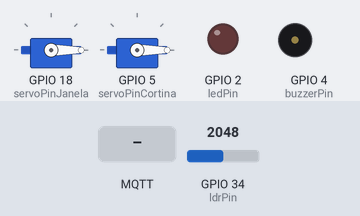
The sketch below on a simulated ESP32. On the bench: 2 × servo, output pins drawn as LEDs (lit = HIGH), buzzer (waves = sounding). The test bench sets the inputs (shaded band); at power-on: GPIO 34 (ldrPin) = 2048. WiFi joins after 1.5 s; servers stay silent unless stated; random numbers use the default seed unless the sketch sets one; no MQTT or app messages arrive unless stated; what the sketch prints to the serial monitor is not drawn.

Above: at 2.7 s.
2.8 s: MQTT message "1" arrives on the second subscribed topic
At 3.4 s:
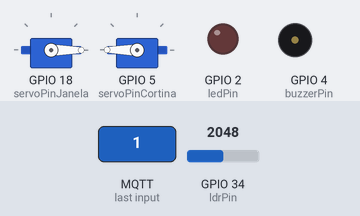
11.5 s: MQTT message "1" arrives on the first subscribed topic
At 12.2 s:
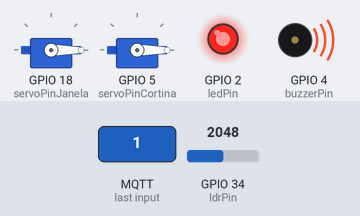
21.5 s: MQTT message "1" arrives on the second subscribed topic
At 31.2 s:
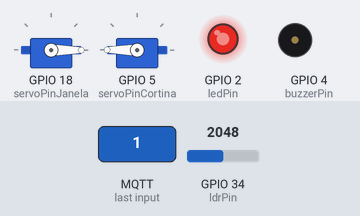
31.5 s: MQTT message "1" arrives on the first subscribed topic
At 32.2 s:
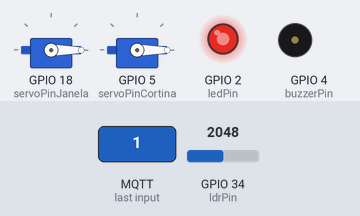
Timing chart, 0 to 51.5 s (numbered marks = the images above; inputs shaded):
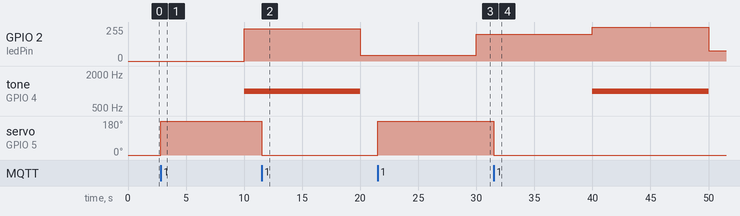

The sketch:

sketch.ino
```cpp
#include <WiFi.h>
#include <PubSubClient.h>
#include <ArduinoJson.h>
#include <ESP32Servo.h>

const char* ssid = "Wokwi-GUEST";
const char* password = "";
const char* mqtt_server = "broker.emqx.io";

const char* topicSubscribeAuto = "IPB/IoT/Lab/AirQuality";           // Tópico automático (temp, IAQ)
const char* topicSubscribeManual = "IPB/IoT/Lab/Actuators/ManualState"; // Tópico manual
const char* topicPublish = "IPB/IoT/Lab/Actuators/State";

WiFiClient espClient;
PubSubClient client(espClient);

unsigned long lastPublishTime = 0;
const unsigned long publishInterval = 10000;  // 10 segundos

// Estados manuais
int estadoManualJanela = 0;
int estadoManualCortina = 0;
int estadoManualAC = 0;

// Estados automáticos para AC
int estadoAutomaticoAC = 0;  // 0 = desligado, 1 = aquecer, 2 = arrefecer, 3 = ventilar

bool manualAtivo = false;

int currentEstadoJanela = 1;
int currentEstadoCortina = 1;
int currentEstadoAC = 0;

const int buzzerPin = 4;
const int ledPin = 2;
const int ldrPin = 34;
const int servoPinJanela = 18;
const int servoPinCortina = 5;

int lotacao = 0;
int brilho = 0;

Servo servoJanela;
Servo servoCortina;

int estadoStrToNum(const char* estadoStr, const char* tipo) {
  if (strcmp(estadoStr, "") == 0 || strcmp(estadoStr, "automático") == 0) return 0;

  if (strcmp(tipo, "janela") == 0) {
    if (strcmp(estadoStr, "fechada") == 0) return 1;
    if (strcmp(estadoStr, "semi-aberta") == 0) return 2;
    if (strcmp(estadoStr, "aberta") == 0) return 3;
  }
  if (strcmp(tipo, "cortina") == 0) {
    if (strcmp(estadoStr, "baixa") == 0) return 1;
    if (strcmp(estadoStr, "média") == 0) return 2;
    if (strcmp(estadoStr, "alta") == 0) return 3;
  }
  if (strcmp(tipo, "ac") == 0) {
    if (strcmp(estadoStr, "desligado") == 0) return 0;
    if (strcmp(estadoStr, "aquecer") == 0) return 1;
    if (strcmp(estadoStr, "arrefecer") == 0) return 2;
    if (strcmp(estadoStr, "ventilar") == 0) return 3;
  }
  return 0;
}

void setup_wifi() {
  delay(10);
  Serial.println();
  Serial.print("Connecting to ");
  Serial.println(ssid);

  WiFi.begin(ssid, password);
  while (WiFi.status() != WL_CONNECTED) {
    delay(250);
    Serial.print(".");
  }
  Serial.println("\nWiFi connected");
  Serial.print("IP address: ");
  Serial.println(WiFi.localIP());
}

void updateServoPositionJanela(int estado) {
  int angle = 0;
  switch (estado) {
    case 1: angle = 0; break;     // fechada
    case 2: angle = 90; break;    // semi-aberta
    case 3: angle = 180; break;   // aberta
    default: angle = 0; break;
  }
  servoJanela.write(angle);
  Serial.print("Servo (Janela) position set to angle: ");
  Serial.println(angle);
}

void updateServoPositionCortina(int estado) {
  int angle = 0;
  switch (estado) {
    case 1: angle = 0; break;     // baixa
    case 2: angle = 90; break;    // média
    case 3: angle = 180; break;   // alta
    default: angle = 0; break;
  }
  servoCortina.write(angle);
  Serial.print("Servo (Cortina) position set to angle: ");
  Serial.println(angle);
}

void callback(char* topic_received, byte* payload, unsigned int length) {
  String messageTemp;
  for (unsigned int i = 0; i < length; i++) {
    messageTemp += (char)payload[i];
  }
  Serial.print("Message received on topic ");
  Serial.print(topic_received);
  Serial.print(": ");
  Serial.println(messageTemp);

  StaticJsonDocument<256> doc;
  DeserializationError error = deserializeJson(doc, messageTemp);
  if (error) {
    Serial.print("JSON parse error: ");
    Serial.println(error.f_str());
    return;
  }

  if (String(topic_received) == topicSubscribeManual) {
    // Lê estado manual da janela, cortina e AC
    const char* estadoManualJanelaStr = doc["janela"] | "";
    const char* estadoManualCortinaStr = doc["cortina"] | "";
    const char* estadoManualACStr = doc["ac"] | "";

    estadoManualJanela = estadoStrToNum(estadoManualJanelaStr, "janela");
    estadoManualCortina = estadoStrToNum(estadoManualCortinaStr, "cortina");
    estadoManualAC = estadoStrToNum(estadoManualACStr, "ac");

    manualAtivo = doc["manualActive"] | false;

    if (estadoManualJanela != currentEstadoJanela) {
      currentEstadoJanela = estadoManualJanela;
      updateServoPositionJanela(currentEstadoJanela);
    }
    if (estadoManualCortina != currentEstadoCortina) {
      currentEstadoCortina = estadoManualCortina;
      updateServoPositionCortina(currentEstadoCortina);
    }
    if (manualAtivo && estadoManualAC != currentEstadoAC) {
      currentEstadoAC = estadoManualAC;
      Serial.print("Manual AC state: ");
      Serial.println(currentEstadoAC);
      // Aqui podes ligar um atuador real para AC se tiver
    }
  } else if (String(topic_received) == topicSubscribeAuto) {
    // Leitura dos valores automáticos para ajustar janela, cortina e AC
    float temp = doc["temp"] | -100.0;
    float iaq = doc["iaq"] | -1.0;

    int ldrValue = analogRead(ldrPin);  // Leitura LDR

    Serial.print("Automatic mode - temp: ");
    Serial.print(temp);
    Serial.print(" °C, IAQ: ");
    Serial.println(iaq);
    Serial.print("LDR Value: ");
    Serial.println(ldrValue);

    if (!manualAtivo) {
      // Janela: fechada < 18°C, semi-aberta 18-25°C, aberta > 25°C
      if (temp < 18) {
        currentEstadoJanela = 1;
      } else if (temp < 25) {
        currentEstadoJanela = 2;
      } else {
        currentEstadoJanela = 3;
      }
      updateServoPositionJanela(currentEstadoJanela);

      // Cortina: LDR baixo <300 baixa, 300-700 média, >700 alta
      if (ldrValue < 300) {
        currentEstadoCortina = 1;
      } else if (ldrValue < 700) {
        currentEstadoCortina = 2;
      } else {
        currentEstadoCortina = 3;
      }
      updateServoPositionCortina(currentEstadoCortina);

      // AC automático baseado em temperatura e IAQ
      if (temp < 15) {
        estadoAutomaticoAC = 1;  // aquecer
      } else if (temp >= 26) {
        estadoAutomaticoAC = 2;  // arrefecer
      } else if (iaq > 200) {
        estadoAutomaticoAC = 3;  // ventilar
      } else {
        estadoAutomaticoAC = 0;  // desligado
      }

      if (estadoAutomaticoAC != currentEstadoAC) {
        currentEstadoAC = estadoAutomaticoAC;
        Serial.print("Automatic AC state: ");
        Serial.println(currentEstadoAC);
      }
    }
  }
}

void reconnect() {
  while (!client.connected()) {
    Serial.print("Attempting MQTT connection...");
    String clientId = "ESP32Client-";
    clientId += String(random(0xffff), HEX);
    if (client.connect(clientId.c_str())) {
      Serial.println("connected");
      client.subscribe(topicSubscribeManual);
      client.subscribe(topicSubscribeAuto);
    } else {
      Serial.print("failed, rc=");
      Serial.print(client.state());
      Serial.println(" try again in 5 seconds");
      delay(5000);
    }
  }
}

void setup() {
  Serial.begin(115200);

  pinMode(buzzerPin, OUTPUT);
  pinMode(ldrPin, INPUT);
  pinMode(ledPin, OUTPUT);

  servoJanela.attach(servoPinJanela);
  servoCortina.attach(servoPinCortina);

  updateServoPositionJanela(currentEstadoJanela);
  updateServoPositionCortina(currentEstadoCortina);

  setup_wifi();
  client.setServer(mqtt_server, 1883);
  client.setCallback(callback);
}

void loop() {
  if (!client.connected()) {
    reconnect();
  }
  client.loop();

  unsigned long now = millis();
  if (now - lastPublishTime > publishInterval) {
    brilho = random(0, 256);
    analogWrite(ledPin, brilho);
    Serial.print("Novo brilho LED: ");
    Serial.println(brilho);

    lotacao = random(0, 6);

    if (lotacao == 5) {
      tone(buzzerPin, 1000);
    } else {
      noTone(buzzerPin);
    }

    int ldrValue = analogRead(ldrPin);
    Serial.print("Leitura LDR: ");
    Serial.println(ldrValue);

    StaticJsonDocument<256> pubDoc;
    pubDoc["estadoJanela"] = currentEstadoJanela;
    pubDoc["estadoCortina"] = currentEstadoCortina;
    pubDoc["estadoAC"] = currentEstadoAC;
    pubDoc["lotacao"] = lotacao;
    pubDoc["ldr"] = ldrValue;

    char buffer[256];
    serializeJson(pubDoc, buffer);

    Serial.print("Publishing: ");
    Serial.println(buffer);

    client.publish(topicPublish, buffer);
    lastPublishTime = now;
  }
}
```

Measured:
- after the input at 2.8 s, servo on GPIO 5 (servoPinCortina): 0° → 180° at once
- after the input at 11.5 s, servo on GPIO 5 (servoPinCortina): 180° → 0° at once
- after the input at 21.5 s, servo on GPIO 5 (servoPinCortina): 0° → 180° at once
- after the input at 31.5 s, servo on GPIO 5 (servoPinCortina): 180° → 0° at once
